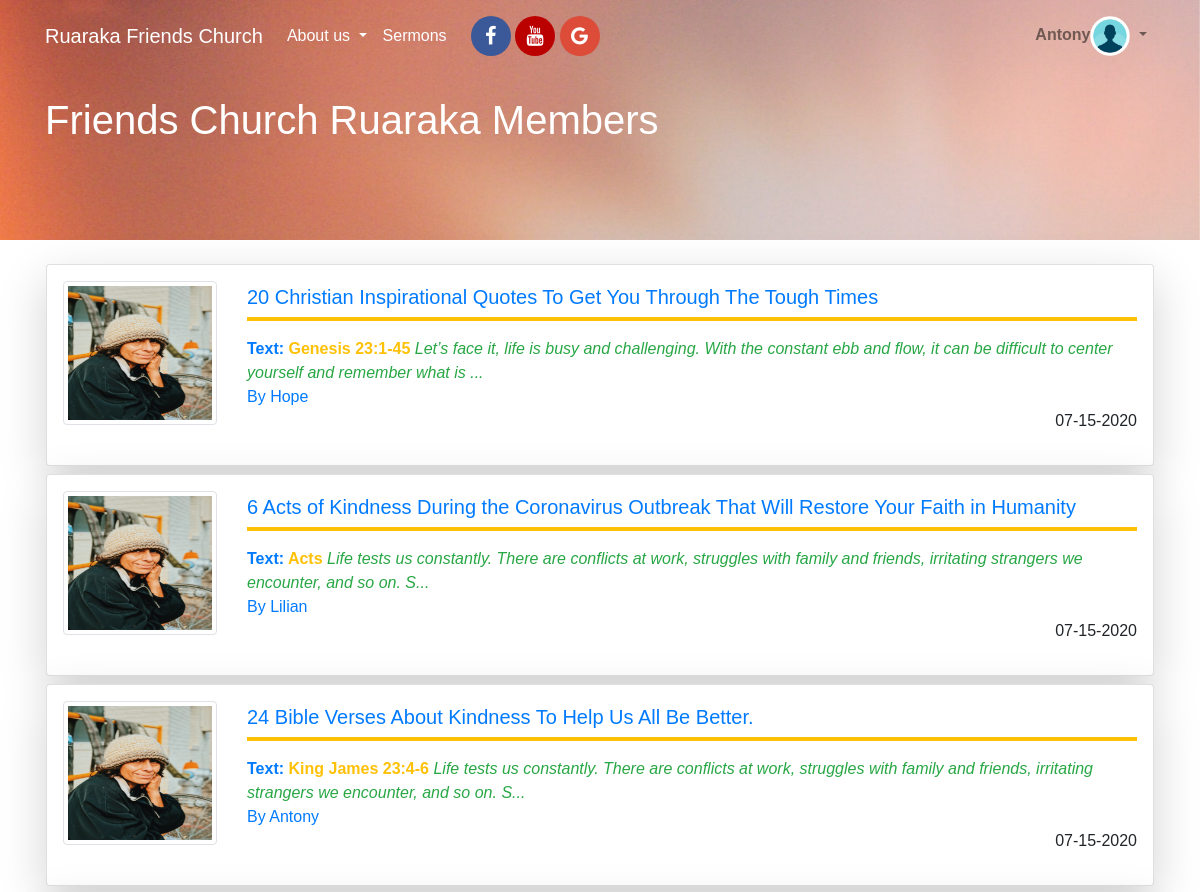
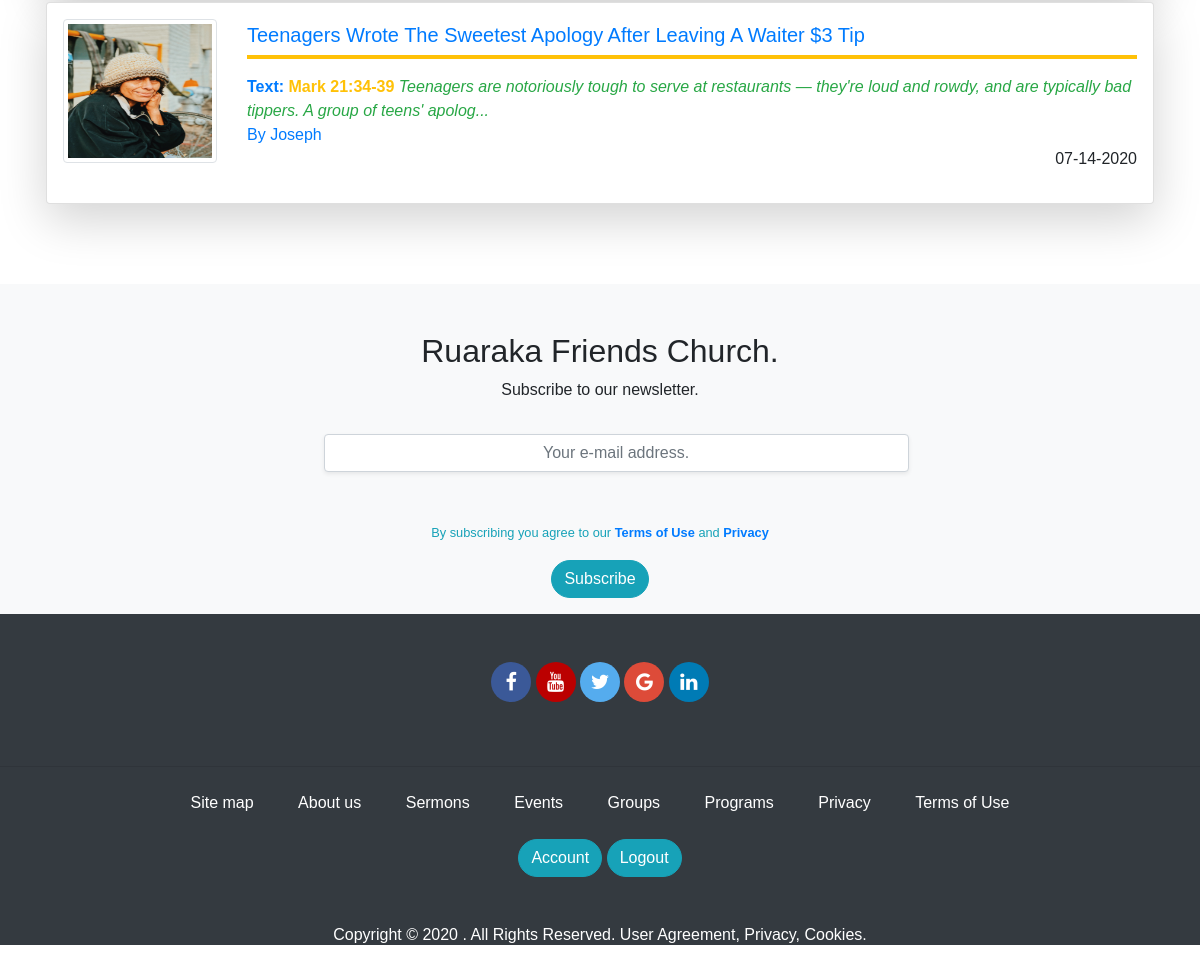
The app's page /sermons (signed in) with its own data (2 pictures, top to bottom).
### app/models.py (models this page shows, shortened)
class User(UserMixin,db.Model):
	id = db.Column(db.Integer, primary_key=True)
	username = db.Column(db.String(124), index=True,unique=True)
	firstname = db.Column(db.String(124), index=True)
	lastname = db.Column(db.String(124), index=True)
	email = db.Column(db.String(124), index=True, unique=True)
	password_hash = db.Column(db.String(124), index=True, unique=True)
	about_me = db.Column(db.String(150))
	avatar = db.Column(db.String(150))
	facebook_url = db.Column(db.String(200))
	twitter_url = db.Column(db.String(200))
	linkedin_url = db.Column(db.String(200))
	role = db.Column(db.String(124), index=True)
	posts = db.relationship('Post', backref='author', lazy='dynamic')
	sermons = db.relationship('Sermon', backref='author', lazy='dynamic')

class Sermon(db.Model):
	id = db.Column(db.Integer, primary_key=True)
	title = db.Column(db.String(124), index=True)
	text = db.Column(db.String(124), index=True)
	body = db.Column(db.String(500), index=True)
	created_at = db.Column(db.DateTime, index=True, default = datetime.utcnow)
	user_id = db.Column(db.Integer, db.ForeignKey('user.id'))

### app/routes.py (the view)
@app.route('/sermons')
def sermons():
	page = request.args.get('page',1, type=int)
	sermons = Sermon.query.order_by(Sermon.created_at.desc()).paginate(page,app.config['POSTS_PER_PAGE'],False)
	next_url = url_for('sermons', page=sermons.next_num) if sermons.has_next else None
	prev_url = url_for('sermons', page=sermons.prev_num) if sermons.has_prev else None
	return render_template('sermons.html', title='Sermons | Friends Church Ruaraka', sermons=sermons.items, next_url=next_url,prev_url=prev_url )

### app/models.py (called while the page is built)
@login.user_loader
def load_user(id):
	return User.query.get(int(id))

### app/templates/sermons.html (shortened to what this page needs)
{% extends 'base.html' %}
{% block content  %}
<section id="section_users">
	<div id="section-users-top">
		<div class="pt-5 container">
			<h1 class="mt-5">Friends Church Ruaraka Members</h1>
		</div>
	</div>
	<div class="container p-3 mb-5">
		<div class="pt-2 mb-1">
			{% if sermons %}
      	{% for sermon in sermons %}
				<div class="row">
						<div class="col-md-12">
					      <div class="card shadow-lg p-3 mb-2 bg-white rounded">
                    <div class="row">
                      <div class="col-md-2">
                        <a href="{{url_for('sermon_details', sermon_id=sermon.id)}}">
                          <img src="{{url_for('static', filename='imgs/profile_img.jpg')}}" style="height: 9rem;width:10rem"class="img-thumbnail">
                        </a>
                      </div>
                      <div class="col-md-10">
                          <a href="{{url_for('sermon_details', sermon_id=sermon.id)}}" style="text-decoration:none;">
                            <h5 class="mt-1">{{sermon.title}}</h4>
                            <hr class="mt-1 text-warning" style="border:2px solid">
                            <strong>Text: <span class="text text-warning">{{sermon.text}}</span> </strong> <em class="text text-success">{{sermon.body|truncate(140,True)}}</em>
                          </a>
    											<br>
                          <span class="text-info pt-2"><a href="{{url_for('profile', username=sermon.author.username)}}">By {{sermon.author.username}}</a> </span>
    											<p class="text-right">{{ sermon.created_at.strftime('%m-%d-%Y') }}</p>
                      </div>
                    </div>
                </div>
						</div>
				</div>
        {% endfor %}
			{% endif %}
		</div>
</div>
</section>
{% endblock content  %}

### app/templates/_navbar.html (shortened to what this page needs)
<nav class="navbar navbar-expand-lg navbar-light fixed-top" id="menu-area">
  <div class="container">
    <a class="navbar-brand  text-white" href="{{url_for('index')}}">Ruaraka Friends Church</a>
    <div class="collapse navbar-collapse  text-white" id="navbarNav">
      <ul class="navbar-nav ">
        <li class="nav-item dropdown">
          <a class="nav-link dropdown-toggle  text-white"  href="" id="navbarDropdown" role="button" data-toggle="dropdown" aria-haspopup="true" aria-expanded="false">
            About us
          </a>
        </li>
        <li class="nav-item mr-0 ">
          <a class="nav-link mr-0 text-white" href="#/section-sermons">Sermons</a>
        </li>
         <div id="social_media_links" class="text-center ml-3">
          <a href="#" class="fa fa-facebook"></a>
          <a href="#" class="fa fa-youtube"></a>
          <a href="#" class="fa fa-google"></a>
        </div>
      </ul>
      <ul class="navbar-nav ml-auto">
        {% if current_user.is_anonymous %}
        <li class="nav-item">
          <a class="nav-link btn btn-info btn_custom mr-1" href="{{url_for('signup')}}" style="color:white;padding-left:20px; padding-right: 20px">Join us</a>
        </li>
        <li class="nav-item">
            <a class="nav-link btn btn-warning btn_custom" href="{{url_for('login')}}" id="login_link" style="color:white;padding-left:20px; padding-right: 20px">Login</a>
        </li>
        {% else %}
        <li class="nav-item dropdown">
          <a class="nav-link dropdown-toggle" href="{{url_for('profile',username=current_user.username)}}" id="navbarDropdown" role="button" data-toggle="dropdown" aria-haspopup="true" aria-expanded="false">
            <span><strong id="username-font">{{current_user.username}}</strong></span><img src="{{url_for('static', filename='imgs/profile_pic.png')}}" class="img-rounded" style="height: 40px; width:40px">
          </a>
        </li>
        {% endif %}
      </ul>
    </div>
  </div>
</nav>

### app/static/css/main.css (style rules this page uses)
body { font-family: sans-serif; padding: 0; margin: 0 }
.fa { padding: 10px; font-size: 20px; width: 30px; text-align: center; text-decoration: none; border-radius: 50%; }
.fa-facebook { background: #3B5998; color: white; width: 40px; }
.fa-google { background: #dd4b39; color: white; width: 40px; }
.fa-youtube { background: #bb0000; color: white; width: 40px; }
#section-users-top,#sermons_section { background-image: url('/static/imgs/bg1.jpg') ; background-repeat: no-repeat; background-attachment: fixed; background-size: cover; background-position: bottom; height: 35vh; max-height: 30vh; color: white }

### records on screen
User: username "Antony"
Sermon: title "20 Christian Inspirational Quotes To Get You Through The Tough Times", text "Genesis 23:1-45", body "Let’s face it, life is busy and challenging. With the constant ebb and flow, it can be difficult to center yourself and remember what is ...", author.username "Hope", created_at "07-15-2020"
Sermon: title "6 Acts of Kindness During the Coronavirus Outbreak That Will Restore Your Faith in Humanity", text "Acts", body "Life tests us constantly. There are conflicts at work, struggles with family and friends, irritating strangers we encounter, and so on. S...", author.username "Lilian", created_at "07-15-2020"
Sermon: title "24 Bible Verses About Kindness To Help Us All Be Better.", text "King James 23:4-6", body "Life tests us constantly. There are conflicts at work, struggles with family and friends, irritating strangers we encounter, and so on. S...", author.username "Antony", created_at "07-15-2020"
Sermon: title "Teenagers Wrote The Sweetest Apology After Leaving A Waiter $3 Tip", text "Mark 21:34-39", body "Teenagers are notoriously tough to serve at restaurants — they're loud and rowdy, and are typically bad tippers. A group of teens' apolog...", author.username "Joseph", created_at "07-14-2020"
